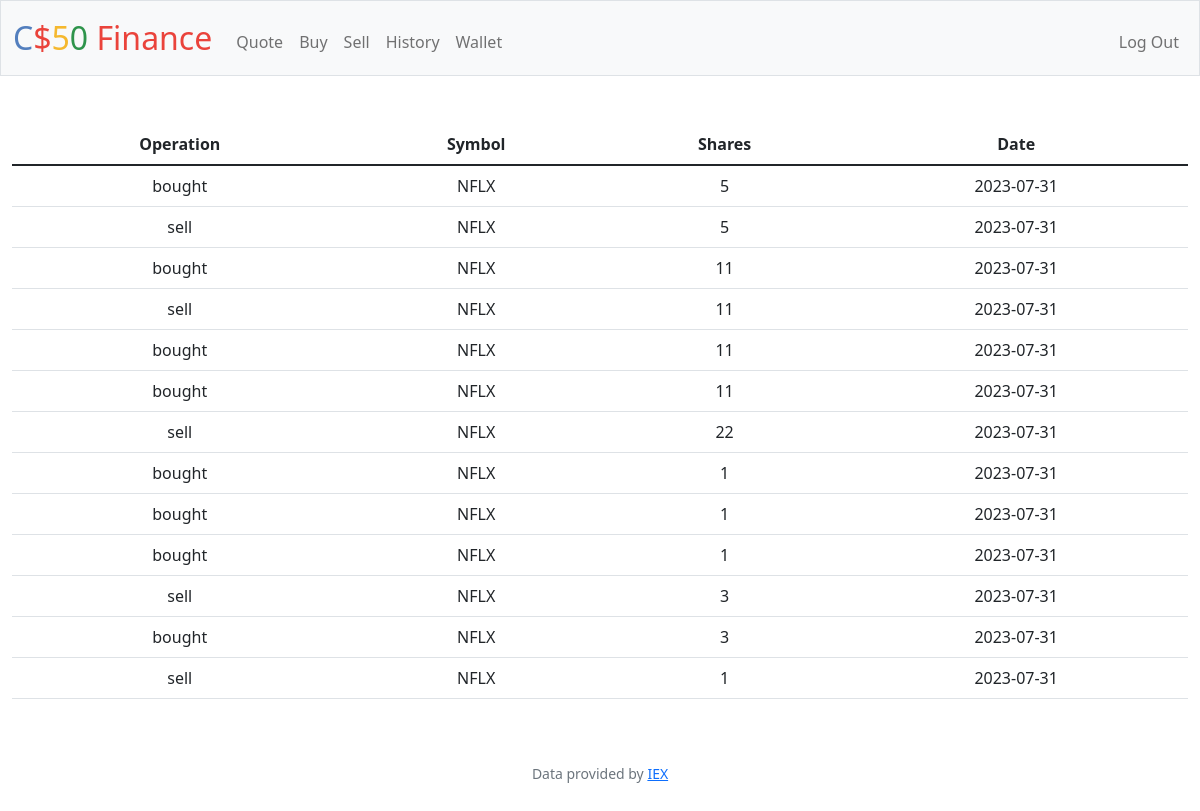
The app's page /history (signed in) with its own data.
### tables this page shows
CREATE TABLE history ( user_id INTEGER, operation TEXT, quote_symbol TEXT, shares INTEGER, date DATE, FOREIGN KEY (user_id) REFERENCES users(id));

### app.py (the view)
@app.route("/history")
@login_required
def history():
    records = db.execute("SELECT * FROM history WHERE user_id = ?", session['user_id'])
    return render_template("history.html", records = records)

### app.py (called while the page is built)
@app.after_request
def after_request(response):
    response.headers["Cache-Control"] = "no-cache, no-store, must-revalidate"
    response.headers["Expires"] = 0
    response.headers["Pragma"] = "no-cache"
    return response

### helpers.py (called while the page is built)
def login_required(f):
    @wraps(f)
    def decorated_function(*args, **kwargs):
        if session.get("user_id") is None:
            return redirect("/login")
        return f(*args, **kwargs)
    return decorated_function

### templates/history.html (shortened to what this page needs)
{% extends "layout.html" %}
{% block main %}
<table class = "table"  >
    <thead>
        <tr>
            <th>Operation</th>
            <th>Symbol</th>
            <th>Shares</th>
            <th>Date</th>
        </tr>
    </thead>
    <tbody>
        {% for record in records %}
        <tr>
            <td>{{record['operation']}}</td>
            <td>{{record['quote_symbol']}}</td>
            <td>{{record['shares']}}</td>
            <td>{{record['date']}}</td>
        </tr>
        {% endfor %}
    </tbody>
</table>
{% endblock %}

### templates/layout.html (shortened to what this page needs)
<!DOCTYPE html>
<html lang="en">
    <head>
        <link href="https://cdn.jsdelivr.net/npm/bootstrap@5.1.3/dist/css/bootstrap.min.css" rel="stylesheet">
        <link href="/static/styles.css" rel="stylesheet">
    </head>
    <body>
        <nav class="bg-light border navbar navbar-expand-md navbar-light">
            <div class="container-fluid">
                <a class="navbar-brand" href="/"><span class="blue">C</span><span class="red">$</span><span class="yellow">5</span><span class="green">0</span> <span class="red">Finance</span></a>
                <div class="collapse navbar-collapse" id="navbar">
                    {% if session["user_id"] %}
                        <ul class="navbar-nav me-auto mt-2">
                            <li class="nav-item"><a class="nav-link" href="/quote">Quote</a></li>
                            <li class="nav-item"><a class="nav-link" href="/buy">Buy</a></li>
                            <li class="nav-item"><a class="nav-link" href="/sell">Sell</a></li>
                            <li class="nav-item"><a class="nav-link" href="/history">History</a></li>
                            <li class="nav-item"><a class="nav-link" href="/wallet">Wallet</a></li>
                        </ul>
                        <ul class="navbar-nav ms-auto mt-2">
                            <li class="nav-item"><a class="nav-link" href="/logout">Log Out</a></li>
                        </ul>
                    {% else %}
                        <ul class="navbar-nav ms-auto mt-2">
                            <li class="nav-item"><a class="nav-link" href="/register">Register</a></li>
                            <li class="nav-item"><a class="nav-link" href="/login">Log In</a></li>
                        </ul>
                    {% endif %}
                </div>
            </div>
        </nav>
        <main class="container-fluid py-5 text-center">
            {% block main %}{% endblock %}
        </main>
        <footer class="mb-5 small text-center text-muted">
            Data provided by <a href="https://iexcloud.io/">IEX</a>
        </footer>
    </body>
</html>

### static/styles.css (style rules this page uses)
nav .navbar-brand { font-size: xx-large; }
nav .navbar-brand .blue { color: #537fbe; }
nav .navbar-brand .red { color: #ea433b; }
nav .navbar-brand .yellow { color: #f5b82e; }
nav .navbar-brand .green { color: #2e944b; }

### records on screen
history: operation "bought", quote_symbol "NFLX", shares "5", date "2023-07-31"
history: operation "sell", quote_symbol "NFLX", shares "5", date "2023-07-31"
history: operation "bought", quote_symbol "NFLX", shares "11", date "2023-07-31"
history: operation "sell", quote_symbol "NFLX", shares "11", date "2023-07-31"
history: operation "bought", quote_symbol "NFLX", shares "11", date "2023-07-31"
history: operation "bought", quote_symbol "NFLX", shares "11", date "2023-07-31"
history: operation "sell", quote_symbol "NFLX", shares "22", date "2023-07-31"
history: operation "bought", quote_symbol "NFLX", shares "1", date "2023-07-31"
history: operation "bought", quote_symbol "NFLX", shares "1", date "2023-07-31"
history: operation "bought", quote_symbol "NFLX", shares "1", date "2023-07-31"
history: operation "sell", quote_symbol "NFLX", shares "3", date "2023-07-31"
history: operation "bought", quote_symbol "NFLX", shares "3", date "2023-07-31"
history: operation "sell", quote_symbol "NFLX", shares "1", date "2023-07-31"
